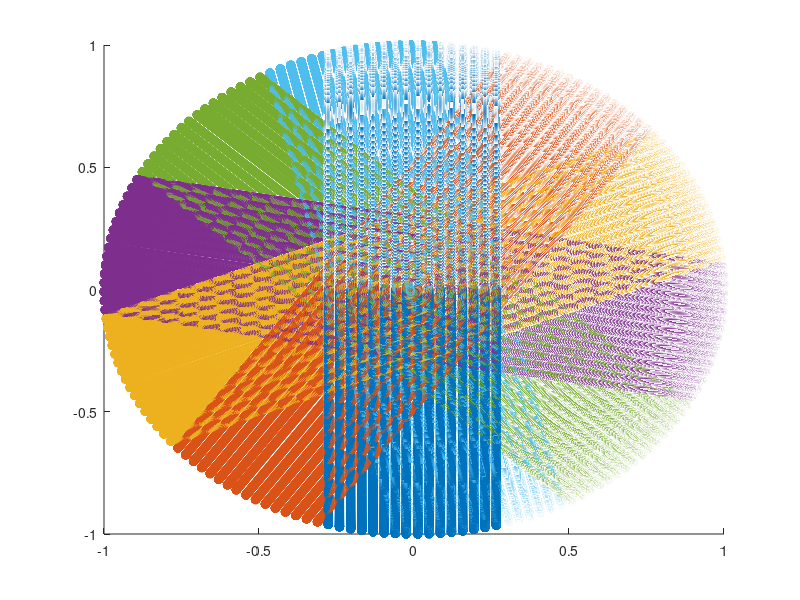

This chart was generated by the following MATLAB code: (Note: this script raises an error after producing the figure.)
clear; close all;clc
Total_time_start=tic;
%numero de donuts
%angle donuts
%rango elevación
%n_azimuths
%% Set LIDAR's parameters
%Angle elevation range;
    beam_altitude_angles=[15.379 13.236 11.128 9.03 6.941 4.878 2.788 0.705 -1.454 -3.448 -5.518 -7.601 -9.697 -11.789 -13.914 -16.062]*pi/180;
    %beam_altitude_angles=flip([-20,-17.3333,-14.6667,-12,-9.33333,-6.66667,-4,-1.33333,1.33333,4,6.66667,9.33333,12,14.6667,17.3333,20]*pi/180);
    n_beams=length(beam_altitude_angles);
%Offset angle of AZBLK's points
    %beam_azimuth_angles=regexprep(num2str(linspace(-1.24,-0.857,16)),'\s+',',')
    beam_azimuth_angles=[-1.24,-1.2145,-1.1889,-1.1634,-1.1379,-1.1123,-1.0868,-1.0613,-1.0357,-1.0102,-0.98467,-0.95913,-0.9336,-0.90807,-0.88253,-0.857]*pi/180;
%Encoder range: [0,90111] ticks
    total_ticks=90112;
%Mode 1023 azimuth. Every azimuth increments in 88 ticks
    %1 tick = 360/90112= 0.003995°.     Aprox -> 0.004°
    %88 tick = 360*88/90112 = 0.3516°
    n_AZBLK=1024;
    %It should be noted that, we obtain 1024*16 = 16384 points in every LIDAR scan
    n_points=n_AZBLK*n_beams;
    ticks_between_azimuths=total_ticks/n_AZBLK;
    angle_between_azimuths=-2*pi/n_AZBLK;
%Angle rotation,n° donuts,angular velocity,time per scan.
    rot_angle=-33.53706667*pi/180;  %Rango operable [-135° ~ -15°]
                                    %Ojo, notar que en -15 estamos por
                                    %debajo del beam_altitude_angle
    n_donuts=1;
    while (n_donuts*rot_angle>-pi-beam_altitude_angles(end)+beam_altitude_angles(end))
        n_donuts=n_donuts+1;
    end
    rot_matrix=[cos(rot_angle) -sin(rot_angle)  0;
                sin(rot_angle) cos(rot_angle)   0;
                0               0               1];
    rot_x_axis=@(alfa) [1 0         0;
                        0 cos(alfa) -sin(alfa);
                        0 sin(alfa) cos(alfa)];
    rot_y_axis=@(alfa) [cos(alfa)   0   sin(alfa);
                0           1   0;
                -sin(alfa)  0   cos(alfa)];
    rot_z_axis=@(alfa) [cos(alfa) -sin(alfa)  0;
                sin(alfa) cos(alfa)   0;
                0           0     1];
    
%pre-allocate point clouds
    Point_Cloud=zeros(n_AZBLK*n_beams*n_donuts,3);
%% Generate synthetic sphere
Time_sphere_generation_start=tic;
R=1;%RADIO
%Generate referencial azimuth--->XZ
for j=1:n_beams
    x=R*cos(beam_altitude_angles(j)-pi/2);
    y=0;
    z=R*sin(beam_altitude_angles(j)-pi/2);
    temp=rot_x_axis(beam_azimuth_angles(j))*[x,y,z]';
    Point_Cloud(j,1)=temp(1);
    Point_Cloud(j,2)=temp(2);
    Point_Cloud(j,3)=temp(3);
end
%Define rotation matrix for the azimuths
temp_rot_mat=rot_x_axis(angle_between_azimuths);
%%%%%%%%%%%%%%%%%%%%%%%%%%%%
%Generate Referencial Donut%
%%%%%%%%%%%%%%%%%%%%%%%%%%%%
%Calculate mirror azimuths for every azimuth calculated
for j=1:n_beams
    %Set acutal points
    temp_x=Point_Cloud(j,1);
    temp_y=Point_Cloud(j,2);
    temp_z=Point_Cloud(j,3);
    %mirror points from quarter Donut
    Point_Cloud(j+n_AZBLK/4*n_beams,1)=temp_x;
    Point_Cloud(j+n_AZBLK/4*n_beams,2)=temp_z;
    Point_Cloud(j+n_AZBLK/4*n_beams,3)=-temp_y;
    %mirror points from midle Donut
    Point_Cloud(j+n_AZBLK/2*n_beams,1)=temp_x;
    Point_Cloud(j+n_AZBLK/2*n_beams,2)=-temp_y;
    Point_Cloud(j+n_AZBLK/2*n_beams,3)=-temp_z;
    %mirror points from midle Donut
    Point_Cloud(j+n_AZBLK*3/4*n_beams,1)=temp_x;
    Point_Cloud(j+n_AZBLK*3/4*n_beams,2)=-temp_z;
    Point_Cloud(j+n_AZBLK*3/4*n_beams,3)=temp_y;
end
for i=2:n_AZBLK/4
    for j=1:n_beams
        %Calculate previous point
        x=Point_Cloud((i-2)*n_beams+j,1);
        y=Point_Cloud((i-2)*n_beams+j,2);
        z=Point_Cloud((i-2)*n_beams+j,3);
        %rotate that point
        temp=temp_rot_mat*[x,y,z]';
        %Set the new azimuth
        Point_Cloud((i-1)*n_beams+j,1)=temp(1);
        Point_Cloud((i-1)*n_beams+j,2)=temp(2);
        Point_Cloud((i-1)*n_beams+j,3)=temp(3);
        %mirror from quarter Donunt
        Point_Cloud((i-1+n_AZBLK/4)*n_beams+j,1)=temp(1);
        Point_Cloud((i-1+n_AZBLK/4)*n_beams+j,2)=temp(3);
        Point_Cloud((i-1+n_AZBLK/4)*n_beams+j,3)=-temp(2);
        %mirror points from midle Donut
        Point_Cloud((i-1+n_AZBLK/2)*n_beams+j,1)=temp(1);
        Point_Cloud((i-1+n_AZBLK/2)*n_beams+j,2)=-temp(2);
        Point_Cloud((i-1+n_AZBLK/2)*n_beams+j,3)=-temp(3);
        %mirror points from midle Donut
        Point_Cloud((i-1+n_AZBLK*3/4)*n_beams+j,1)=temp(1);
        Point_Cloud((i-1+n_AZBLK*3/4)*n_beams+j,2)=-temp(3);
        Point_Cloud((i-1+n_AZBLK*3/4)*n_beams+j,3)=temp(2);
    end
end
%%%%%%%%%%%%%%%%%%%%%%%%%%
%Rotate Referencial Donut%
%%%%%%%%%%%%%%%%%%%%%%%%%%
for i=2:n_donuts
    temp=rot_matrix^(i-1)*Point_Cloud(1:n_points,:)';
    temp=temp';
    Point_Cloud(n_points*(i-1)+1:n_points*i,:)=temp;
end
Time_sphere_generation_end=toc(Time_sphere_generation_start);
fprintf("El tiempo de ejecución para generar la esfera sintética fue de: %.4f segundos\n",Time_sphere_generation_end);
figure (1)
hold on
for i=1:n_donuts
    temp=Point_Cloud(n_points*(i-1)+1:n_points*i,:);
    scatter3(temp(:,1),temp(:,2),temp(:,3))
end
hold off
%% Supress redundant data
Time_fusion_point_cloud_start=tic;
%Set boundary vertical limits
X_L1=Point_Cloud(1,1);
X_Ln_beam=Point_Cloud(n_beams,1);
%Set eq line
eq_line=@(x,xb,yb,m) m*(x-xb)+yb;
%Calculate parameters for eq line
L=zeros(n_donuts,3);
for i=2:n_donuts
    x1=Point_Cloud((i-1)*n_points+1,1);%x1
    y1=Point_Cloud((i-1)*n_points+1,2);%y1
    x1_next=Point_Cloud((i-1)*n_points+n_beams+1,1);%x1_next
    y1_next=Point_Cloud((i-1)*n_points+n_beams+1,2);%y1_next
    m=(y1_next-y1)/(x1_next-x1);

    L(i,1)=x1;
    L(i,2)=y1;
    L(i,3)=Point_Cloud((i-1)*n_points+n_beams,1);%xn_beam
    L(i,4)=Point_Cloud((i-1)*n_points+n_beams,2);%yn_beam
    L(i,5)=m;
end
%Supress redundant data for Donut 2
i=2;
Total_points_deleted=0;
points_deleted=0;
for j=1:n_points 
    x=Point_Cloud((i-1)*n_points+j,1);
    %%y=Point_Cloud((i-1)*n_points+j,2);
    %%z=Point_Cloud((i-1)*n_points+j,3);
    if X_Ln_beam<=x && x<=X_L1
        Point_Cloud((i-1)*n_points+j,:)=[0 0 0];
        points_deleted=points_deleted+1;
    end
end
Total_points_deleted=Total_points_deleted+points_deleted;
fprintf("\tSe eliminaron %d puntos de la Donut %d (%.2f%% eliminados)\n",points_deleted,i,points_deleted*100/n_points);
%Supress redundant data for all Donuts
for i=3:n_donuts
   points_deleted=0;
   for j=1:n_points
       x=Point_Cloud((i-1)*n_points+j,1);
       y=Point_Cloud((i-1)*n_points+j,2);
       %%z=Point_Cloud((i-1)*n_points+j,3);
       if X_Ln_beam <= x
           if x<=X_L1
               Point_Cloud((i-1)*n_points+j,:)=[0 0 0];
               points_deleted=points_deleted+1;
               continue;
           else
               left_side=boolean(0);
           end
       else
           left_side=boolean(1);%Está a la zquierda
       end
       y_temp=eq_line(x,L(i-1,1+left_side*2),L(i-1,2+left_side*2),L(i-1,5));
       y_temp=y_temp*(-1)^left_side;
       y=y*(-1)^left_side;
       if y>=y_temp
           Point_Cloud((i-1)*n_points+j,:)=[0 0 0];
           points_deleted=points_deleted+1;
       end
   end 
   Total_points_deleted=Total_points_deleted+points_deleted;
   fprintf("\tSe eliminaron %d puntos de la Donut %d (%.2f%% eliminados)\n",points_deleted,i,points_deleted*100/n_points);
end
fprintf("\tEn total, se eliminaron %d de un total de %d puntos (%.2f%% eliminados)\n",Total_points_deleted,n_points*n_donuts,Total_points_deleted*100/n_donuts/n_points);
%verificamos si la última Donut fue elminada totalmente
if points_deleted==n_points
    n_donuts=n_donuts-1;
end
Time_fusion_point_cloud_end=toc(Time_fusion_point_cloud_start);
fprintf("El tiempo de ejecución para la fusión de la nube de puntos es de: %.4f segundos\n\n",Time_fusion_point_cloud_end);
figure (2)
hold on
for i=1:n_donuts
    temp=Point_Cloud((i-1)*n_points+1:n_points*i,:);
    scatter3(temp(:,1),temp(:,2),temp(:,3))
end
hold off

%% Triangulate One-Donut Fill
Time_OneDonutFill_start=tic;
%%%%%ANALIZAR esto para bits
mask=(n_points-1);
%0x03FFF;%bit masking of 32 bits
%mas puntos

T=[];
%Generate reference triangulation
for j=1:n_AZBLK
    for g=1:n_beams-1
        v1=(j-1)*n_beams+g;
        v3=v1+1;
        v2=bitand(v1+n_beams,mask)+1;
        T=[T;v1,v2,v3];
        v3=v2;
        v2=v3-1;
        T=[T;v1,v2,v3];
    end
end
OneDonutFill=T;
n_triangles_per_donut=length(OneDonutFill);
for i=2:n_donuts
    count=0;
    T=[];
    for j=1:n_triangles_per_donut
        point1=Point_Cloud(OneDonutFill(j,1)+(i-1)*n_points,:);
        if ~isequal(point1,[0 0 0])
            point2=Point_Cloud(OneDonutFill(j,2)+(i-1)*n_points,:);
            if ~isequal(point2,[0 0 0])
                point3=Point_Cloud(OneDonutFill(j,3)+(i-1)*n_points,:);
                if ~isequal(point3,[0 0 0])
                    count=count+1;
                    T(count,:)=OneDonutFill(j,:)+(i-1)*n_points;
                end
            end
        end
    end
    OneDonutFill=[OneDonutFill;T];
end
Time_OneDonutFill_end=toc(Time_OneDonutFill_start);
fprintf("El tiempo de ejecución para el One-Donut Fill es de: %.4f segundos\n",Time_OneDonutFill_end);
%% Triangulate Two-Donut Fill AND Tri-Donut Fill
Time_TDonutFill_start=tic;
TwoDonutFill=[];
TriDonutFill=[];
TriMiddleFill=[];
T=[];
T_Temp=[];
count_temp=0;
last_Tripivots=zeros(4,3);
for i=2:n_donuts
    %Define sector of fill
    Tripivot_middle=[];
    Tripivot_middle_particular=[];
    %last_Tripivots=[];
    for sector=1:4
        %Transform sector to bits
        bits_sector=de2bi(sector-1,2);
        Tripivot=[];
        n_tripivot=0;
        %%%%%%%%%%%%%%%%%%%%%%%%%%%%%%%%%%%%%%%
        %%%%%%%%%%%%%%%%%%%%%%%%%%%%%%%%%%%%%%%
        %%%                                 %%%
        %%%             TRIPIVOT            %%%
        %%%                                 %%%
        %%%%%%%%%%%%%%%%%%%%%%%%%%%%%%%%%%%%%%%
        %%%%%%%%%%%%%%%%%%%%%%%%%%%%%%%%%%%%%%%
        for j=1:n_beams
            %Found boundary points
            %init index será (n_points-n_beams)+j o (n_points/2-n_beams)+j
            init_index=n_AZBLK/2*(2-xor(bits_sector(1),bits_sector(2)))-2;
            init_index=bitand(init_index*n_beams+j-1,mask)+1;
            %^^^Note that is missing the offset of points (i-1)*n_points^^^
            %paso: sera el diferencial el cual sumará o restará al init_index
            paso=n_beams*(-1)^bits_sector(1);
            v3=0;%considerar algun tipo de bandera para saber si se 
            %halló el v3 o no. Esto interesa para el caso de la Donut 6
            for count=1:n_AZBLK/4
                %Entramos en bucle hasta encontrar los puntos límetes de
                %cada sector. En el condicional agregamos el offset para cada
                %Donut correspondiente
                eval_point=Point_Cloud(init_index+(i-1)*n_points,:);
                if ~isequal(eval_point,[0 0 0])
                    %se encontró el v3
                    v3=init_index+(i-1)*n_points;
                    %Realizamos un conteo de los triángulos
                    n_tripivot=n_tripivot+1;
                    break
                end
                init_index=bitand(init_index+paso-1,mask)+1;
            end
            if v3==0
                %fprintf("no consegui para "+i+"en sector "+sector+" y j igual a "+j +"\n");
                continue
            end
%%%%--------%Hallamos el triángulo pivot
            point=Point_Cloud(v3,:);
            %Calculamos el azimuth que corresponde al alfa
            %segun el sector, trabajamos con un cierto beam_elevate_angle
            k_beam=(n_beams-1)*(1-bits_sector(2))+1;
            %realizamos la operación
            [v1,v2]=get_tripivot(point,R,rot_matrix,sector,n_beams,n_AZBLK,i,...
            k_beam,beam_azimuth_angles(k_beam),angle_between_azimuths,mask);
            if bits_sector(2)
                %definimos el sentido horario Ya que para los sectors 3 y 4
                %El sentido de los vértices es distinto a los de los
                %primeros sector. Entonces para seguir la jerarquía de los
                %sentidos, cambiamos aqui
                %%%%%%%%%%%%%%%%%%%%%%%%%%%%%%%%%%%%%%%%%%%%%%%%%%%%%%%%%%%
                %%% Esto podría ser o o importante                        %
                %%% Capaz, se puede definir un sentido para un lado y otro%
                %%% para los otros sector ()sector3 y sector4)                  %
                %%%%%%%%%%%%%%%%%%%%%%%%%%%%%%%%%%%%%%%%%%%%%%%%%%%%%%%%%%%
                temp=v1;
                v1=v2;
                v2=temp;
            end
            %Tripivot(n_tripivot,:)=[v1 v2 v3];
            if isequal(Point_Cloud(v1,:),[0 0 0])
                v_temp=v2;
                point=Point_Cloud(v_temp,:);
                [v1,v2]=get_tripivot(point,R,rot_matrix,sector,n_beams,n_AZBLK,i-1,...
                k_beam,beam_azimuth_angles(k_beam),angle_between_azimuths,mask);
                if bits_sector(2)
                    %Deseo el nuevo v1
                    v1=v2;
                end
                v2=v_temp;
                %Tripivot(n_tripivot,:)=[v1 v2 v3];
            end
            if isequal(Point_Cloud(v2,:),[0 0 0])
                v_temp=v1;
                point=Point_Cloud(v_temp,:);
                [v1,v2]=get_tripivot(point,R,rot_matrix,sector,n_beams,n_AZBLK,i-1,...
                k_beam,beam_azimuth_angles(k_beam),angle_between_azimuths,mask);
                if bits_sector(2)
                    %Deseo el nuevo v2
                    v2=v1;
                end
                v1=v_temp;
                %Tripivot(n_tripivot,:)=[v1 v2 v3];
            end
            %debemos verificar que no exista concurrencia de Tripivots
            if not(xor(bits_sector(1),bits_sector(2)))
                %sector 1 y 4
                if v2==last_Tripivots(sector,2)
                   v2=last_Tripivots(sector,3);
                   %Tripivot(n_tripivot,:)=[v1 v2 v3]; 
                end
            else
                %sector 2 y 3
                if v1==last_Tripivots(sector,1)
                   v1=last_Tripivots(sector,3);
                   %Tripivot(n_tripivot,:)=[v1 v2 v3]; 
                end
            end
            Tripivot(n_tripivot,:)=[v1 v2 v3];
        end
%%%%%%Fin codígo tripivot
        TwoDonutFill=[TwoDonutFill;Tripivot];
        %Hallamos los triangulos que limitan la zona del medio
        triangle_sector=Tripivot(1+(n_tripivot-1)*bits_sector(2),:);
        Tripivot_middle=[Tripivot_middle;triangle_sector];
        if i==n_donuts &&length(Tripivot)>1 
            triangle_sector=Tripivot(1+(n_tripivot-1)*not(bits_sector(2)),:);
            Tripivot_middle_particular=[Tripivot_middle_particular;triangle_sector];
        end
        %--------------FIN TRIPIVOT--------------%
        %Con los triangulos pivot obtenidos, procedemos a realizar el
        %llenado de las zonas que encierran los triangulos. Hay dos tipos
        %de zonas: los sector y los del medio
        
        %%%%%%%%%%%%%%%%%%%%%%%%%%%%%%%%%%%%%%%%%%%
        %%%%%%%%%%%%%%%%%%%%%%%%%%%%%%%%%%%%%%%%%%%
        %%%                                     %%%
        %%%     TRIDONUT FILL && TWODONUTFILL   %%%
        %%%                                     %%%
        %%%%%%%%%%%%%%%%%%%%%%%%%%%%%%%%%%%%%%%%%%%
        %%%%%%%%%%%%%%%%%%%%%%%%%%%%%%%%%%%%%%%%%%%
        for j=1:n_tripivot-1
            v3_act=Tripivot(j,3);
%             if v3_act==0
%                 continue
%             end%esto ya no va
            %verificiamos que modo y tipo de zona será
            %analizamos el valor del punto siguiente
            temp_point=Point_Cloud(v3_act+1+n_beams*bits_sector(1),:);
            if isequal(temp_point,[0 0 0])
                %No existe punto
                escalera=bits_sector(1);
            else
                %si existe punto
                escalera=not(bits_sector(1));
            end
            tipo= not(xor(bits_sector(1),escalera));
            %Luego de definir el modo y el tipo. Podemos definir el pasoL1
            %para llegar al v3_next
            pasoL1=n_beams*(-1)^xor(escalera,tipo);
            %Ahora debemos definir el vertice que estará en la esquina y
            %su lugar puede estar en el beam actual o en el beam siguiente
            v_corner=Tripivot(j+tipo,3)+(-1)^tipo+pasoL1*not(escalera);
            %v3_next=Tripivot(j+1,3);            
            %definimos los límites
            v_init=Tripivot(j+tipo,2-escalera);
            %v_init=Tripivot(j+tipo, 1+xor(bits_sector(1),tipo) );
            v_fin=Tripivot(j+not(tipo),2-not(escalera));
            %v_fin=Tripivot(j+not(tipo),2-xor(bits_sector(1),tipo) );
            v_corner_fin=Tripivot(j+not(tipo),3);
            pasoL2=(-1)^xor(bits_sector(2),tipo)*pasoL1;
            %%%%%%%%%%%%%%%%%%%%%%%%%%%-----DEPRECATED-----%%%%%%%%%%%%%%%%%%%%%%%%%%%
            %------>>Para verificar si es de doble o tri llenado, se resta n_points
            %------>>ya que si fuera TriDonutFill, una de las Donuts invoolucradas
            %------>>seria la referencial. De esta forma obtenemos un signo negativo
            %------>>if (v_init-n_points)*(v_fin-n_points)>=0 
            %%%%%%%%%%%%%%%%%%%%^^^^^^^-----DEPRECATED-----^^^^%%%%%%%%%%%%%%%%%%%%%%%
            %Se cambió la condición anterior con esta nueva que evalua los bits MSB en vez de usar valores negativos
            condicionUno=isequal(bitand(uint32(v_init),bitcmp(uint32(mask))),bitand(uint32(v_fin),bitcmp(uint32(mask))));
            condicionDos=~isequal(bitand(uint32(v_init),bitcmp(uint32(mask))),0)&&~isequal(bitand(uint32(v_fin),bitcmp(uint32(mask))),0);
            if condicionUno||condicionDos
                %%%%%%%%%%%%%%%%%%%%%%%%%%%%%%%
                %%%%%%%  TWO-DONUT FILL %%%%%%%
                %%%%%%%%%%%%%%%%%%%%%%%%%%%%%%%
                %Creamos el primer triangulo
                v1=Tripivot(j+tipo,3);
                v2=v_init;
                v3=v_corner;
                %%%%%%%%%%%%%%%%%%%
                temp=sidetosideFill_v3(v_corner,v_init,v_corner_fin,v_fin,pasoL1,pasoL2,n_points);
                TwoDonutFill=[TwoDonutFill;v1 v2 v3;temp];
            else
                %%%%%%%%%%%%%%%%%%%%%%%%%%%%%%%
                %%%%%%%  TRI-DONUT FILL %%%%%%%
                %%%%%%%%%%%%%%%%%%%%%%%%%%%%%%%
                %Definimos un nuevo triángulo, que será el del medio
                %primero tenemos que partir de un vertice para hallar al
                %v3_mid. Este vertice de partida será siempre del T_actual
                %para los sector 1 y 2 y para los sector3y4 será el T_next
                %notar que se está hallando el tripivot de la Donut
                %anterior (i-1)!!!!
                v3_mid=Tripivot(j+bits_sector(2),1);%es indiferente si es el vertice 1 o 2
                paso_mid=pasoL2*(-1)^xor(tipo,bits_sector(2));
                %no hace falta hacer mask ya que siempre es con la Donut
                %anterior y los Trifill ocurren a partir de la donut 2, es
                %decir i>=3
                eval_point=Point_Cloud(v3_mid+paso_mid,:);
                freepoints_mid=0;
                while(~isequal(eval_point,[0 0 0]))
                    v3_mid=v3_mid+paso_mid;
                    freepoints_mid=freepoints_mid+1;%realizado el conteo de cuantos puntos libres
                    eval_point=Point_Cloud(v3_mid+paso_mid,:);
                end
                %Hallamos el triangulo pivot Repetimos e código de líneas
                %arriba
                %------------------TRIPIVOT MIDDLE----------------%
                k_beam=(n_beams-1)*(1-bits_sector(2))+1;
                %realizamos la operación
                point=Point_Cloud(v3_mid,:);
                [v1_mid,v2_mid]=get_tripivot(point,R,rot_matrix,sector,n_beams,n_AZBLK,i-1,...
                k_beam,beam_azimuth_angles(k_beam),angle_between_azimuths,mask);
                if bits_sector(2)
                    %definimos el sentido horario Ya que para los sectors 3 y 4
                    %El sentido de los vértices es distinto a los de los
                    %primeros sector. Entonces para seguir la jerarquía de los
                    %sentidos, cambiamos aqui
                    %%%%%%%%%%%%%%%%%%%%%%%%%%%%%%%%%%%%%%%%%%%%%%%%%%%%%%%%%%%
                    %%% Esto podría ser o o importante                        %
                    %%% Capaz, se puede definir un sentido para un lado y otro%
                    %%% para los otros sector ()sector3 y sector4)                  %
                    %%%%%%%%%%%%%%%%%%%%%%%%%%%%%%%%%%%%%%%%%%%%%%%%%%%%%%%%%%%
                    temp=v1_mid;
                    v1_mid=v2_mid;
                    v2_mid=temp;
                end
                T_mid=[v1_mid,v2_mid,v3_mid];
                %------------Fin TRIPIVOT MIDDLE-------------%
                %----------Primer llenado----------%
                %Definimos los v_lim Para hacer el primer llenado
                a=bits_sector(2);
                b=bits_sector(1);
                c=escalera;
                %v_lim1 será el vertice limite para el v_corner
                v_lim1=Tripivot(j+not(tipo),3);
                %v_lim2 será el vertice limite para el v_init
                index=3-double(xor(a,not(xor(b,c))))-double(not(xor(a,b)|c));
                v_lim2=T_mid(index);
                %procedemos a realizar el primer llenado
                %Creamos el primer triangulo
                v1=Tripivot(j+tipo,3);
                v2=v_init;
                v3=v_corner;
                TriDonutFill=[TriDonutFill;v1 v2 v3];
                temp=sidetosideFill_v3(v3,v2,v_lim1,v_lim2,pasoL1,pasoL2,n_points);
                TriDonutFill=[TriDonutFill;temp];
                %----------Fin Primer llenado----------%
                %----------Segundo llenado----------%
                index=double(xor(bits_sector(2),xor(bits_sector(1),escalera)));
                index=3-index-double(escalera&&not(xor(bits_sector(1),bits_sector(2))));
                %Definimos el nuevo v_init
                new_v_init=T_mid(index);
                %Creamos el triangulo de transicion
                v1=v_lim2;
                v2=new_v_init;
                v3=v_corner_fin;
                temp=sidetosideFill_v3(v3,v2,v_corner_fin,v_fin,pasoL1,pasoL2,n_points);
                TriDonutFill=[TriDonutFill;v1 v2 v3;temp];
                %----------Fin Segundo llenado----------%
                %Analizamos cuantos casos de tripivot hay. En este caso hay 16
                %count_temp=count_temp+1;
                %display(freepoints_mid)
            end
        end   
        %--------------------FIN FILL sectorS---------------------%
        %la siguiente variable guardará los tripivots pasados para
        %verificar que no exista concurrencia de tripivots con la siguiente
        %Donut
        if i~=n_donuts
            %hacemos este condicional ya que para la última Donut no
            %necesitamos realizar esto
            last_Tripivots(sector,:)=Tripivot(1+double(not(bits_sector(2)))*j,:);
        end
    end
    %%%%%%%%%%%%%%%%%%%%%%%%%%%%%%%%%%%%%%%%%%%%%%%%%
    %%%%%%%%%           MIDDLE FILL         %%%%%%%%%
    %%%%%%%%%%%%%%%%%%%%%%%%%%%%%%%%%%%%%%%%%%%%%%%%%
    %sector1 con sector2
    vleft_init=Tripivot_middle(1,3);
    vrigth_init=Tripivot_middle(1,2);
    vleft_fin=Tripivot_middle(2,3);
    vrigth_fin=Tripivot_middle(2,1);
    pasoLeft=n_beams;
    pasoRigth=pasoLeft;
    temp=sidetosideFill_v3(vleft_init,vrigth_init,vleft_fin,vrigth_fin,pasoLeft,pasoRigth,n_points);
    TriMiddleFill=[TriMiddleFill;temp];
    %sector3 con sector4
    vleft_init=Tripivot_middle(4,3);
    vrigth_init=Tripivot_middle(4,2);
    vleft_fin=Tripivot_middle(3,3);
    vrigth_fin=Tripivot_middle(3,1);
    pasoLeft=-n_beams;
    pasoRigth=pasoLeft;
    temp=sidetosideFill_v3(vleft_init,vrigth_init,vleft_fin,vrigth_fin,pasoLeft,pasoRigth,n_points);
    TriMiddleFill=[TriMiddleFill;temp];
    if i==n_donuts &&length(Tripivot)>1
        vrigth_init=Tripivot_middle_particular(1,1);
        vleft_init=Tripivot_middle_particular(1,3);
        vrigth_fin=Tripivot_middle_particular(2,2);
        vleft_fin=Tripivot_middle_particular(2,3);
        pasoRigth=-n_beams;
        pasoLeft=-pasoRigth;
        temp=sidetosideFill_v3(vleft_init,vrigth_init,vleft_fin,vrigth_fin,pasoLeft,pasoRigth,n_points);
        TriMiddleFill=[TriMiddleFill;temp];
        vrigth_init=Tripivot_middle_particular(4,1);
        vleft_init=Tripivot_middle_particular(4,3);
        vrigth_fin=Tripivot_middle_particular(3,2);
        vleft_fin=Tripivot_middle_particular(3,3);
        pasoRigth=n_beams;
        pasoLeft=-pasoRigth;
        temp=sidetosideFill_v3(vleft_init,vrigth_init,vleft_fin,vrigth_fin,pasoLeft,pasoRigth,n_points);
        TriMiddleFill=[TriMiddleFill;temp];
    end
    %---------------Fin MIDDLE FILL-----------------%
end
Time_TDonutFill_end=toc(Time_TDonutFill_start);
total_triangles=length(OneDonutFill)+length(TwoDonutFill)+length(TriMiddleFill)+length(TriDonutFill);
fprintf ("\tSe han generado %d triángulos en el One-Donut Fill (%.4f%%)\n",length(OneDonutFill),length(OneDonutFill)*100/total_triangles);
fprintf("El tiempo de ejecución para el TwoDonutFill y el TriDonutFill es de: %.4f segundos\n",Time_TDonutFill_end);
fprintf ("\tSe han generado %d triángulos en el Two-Donut Fill (%.4f%%)\n",length(TwoDonutFill)+length(TriMiddleFill),(length(TwoDonutFill)+length(TriMiddleFill))*100/total_triangles);
fprintf ("\tSe han generado %d triángulos en el Tri-Donut Fill (%.4f%%)\n",length(TriDonutFill),length(TriDonutFill)*100/total_triangles);
fprintf ("\tEn total, se han generado %d triángulos\n",total_triangles);
fprintf("\nEl tiempo de ejecución total es de: %.4f segundos\n",Time_sphere_generation_end+Time_fusion_point_cloud_end+Time_OneDonutFill_end+Time_TDonutFill_end)

%%
figure(3)
temp=[OneDonutFill;TwoDonutFill;TriDonutFill;TriMiddleFill];
trimesh(temp,Point_Cloud(:,1),Point_Cloud(:,2),Point_Cloud(:,3))
TotalTriangleMesh=temp;
% %% RECONSTRUCCIÓN MINA
% tic
% [Point_Cloud_mina,~,~]=xlsread('dataXYZ1.csv');
% Triangle_mesh_mina=temp;
% for i=length(Triangle_mesh_mina):-1:1
%     v=Triangle_mesh_mina(i,1);
%     if isequal(Point_Cloud_mina(v,:),[0 0 0])
%         Triangle_mesh_mina(i,:)=[];
%         continue
%     end
%     v=Triangle_mesh_mina(i,2);
%     if isequal(Point_Cloud_mina(v,:),[0 0 0])
%         Triangle_mesh_mina(i,:)=[];
%         continue
%     end
%     v=Triangle_mesh_mina(i,3);
%     if isequal(Point_Cloud_mina(v,:),[0 0 0])
%         Triangle_mesh_mina(i,:)=[];
%         continue
%     end
% end
% fprintf("Tiempo para crear el mejorar el llenado:\n")
% toc
% figure (4)
% temp=Point_Cloud_mina;
% trimesh(Triangle_mesh_mina,temp(:,1),temp(:,2),temp(:,3));
% title('Superficie tridimensional')
% T=Triangle_mesh_mina;
